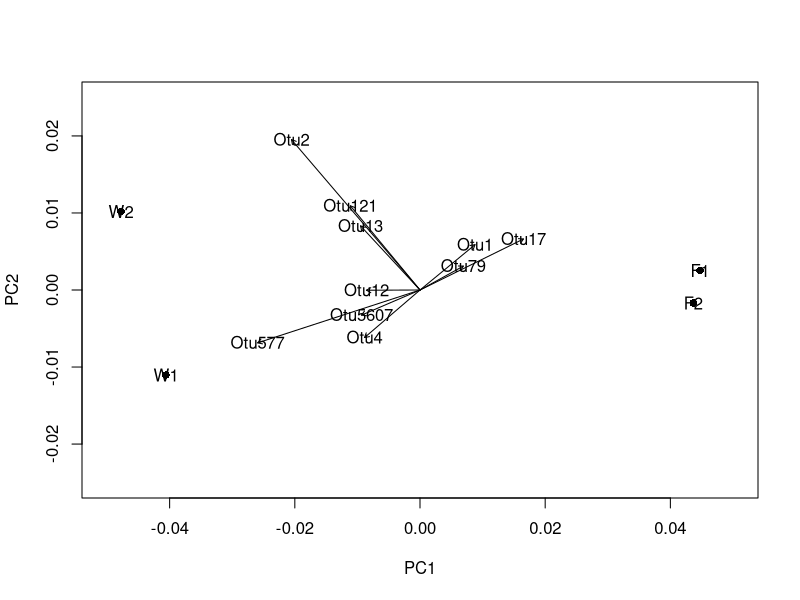

Generate this figure with R:
#Read OTU abundance table
cols <- c("OTU", "W1", "F1", "F2", "W2", "Domain", "Kingdom", 
          "Division", "Class", "Order", "Family", "Genus_Species")
data <- read.table("OTU_table_for_biom_stu.txt", 
                   col.names = cols, skip = 2, fill = TRUE)
head(data)


#Dominance (count to ratio)
for(i in 2:5){
  data[, i] <- data[, i] / sum(data[, i])
}
#Blank to NA
for(i in 6:12){
  data[which(data[, i] == ""), i] <- NA
  data[, i] <- as.factor(data[, i])
}
summary(data)


#PCA
X <- as.matrix(t(data[, 2:5]))
pca <- prcomp(X)
summary(pca)
pca$x


#plot principal component score
plot(pca$x[, c(1, 2)], xlim=c(-0.05, 0.05), ylim=c(-0.025, 0.025), pch=16)
text(pca$x[, 1], pca$x[, 2], rownames(pca$x))
#plot principal component loading (x0.05)
ld_1 <- data.frame(pca$rotation)
rownames(ld_1) <- data$OTU
ld_1.select <- ld_1[order(abs(ld_1$PC1), decreasing = TRUE), ]
arrows(0, 0, ld_1.select$PC1[1:10]*0.05, ld_1.select$PC2[1:10]*0.05, col="black", length = 0.05)
text(ld_1.select$PC1[1:10]*0.05, ld_1.select$PC2[1:10]*0.05, rownames(ld_1.select)[1:10])

#Search OTU
data[data$OTU %in% rownames(ld_1.select)[1:10], ]


#Additional
data.select <- data[data$Class %in% c("Bacillales", "Rhizobiales"), ]
apply(data.select[data.select$Class == "Bacillales", 2:5], 2, sum)
apply(data.select[data.select$Class == "Rhizobiales", 2:5], 2, sum)
